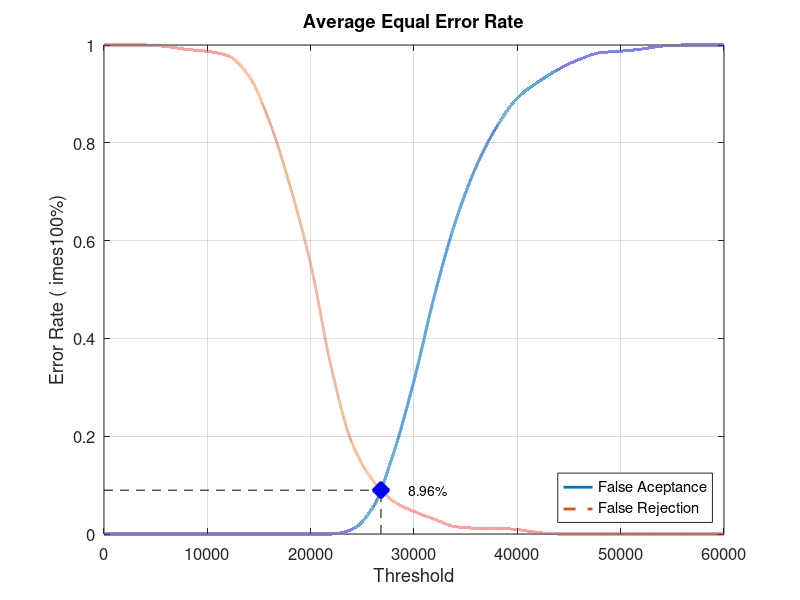
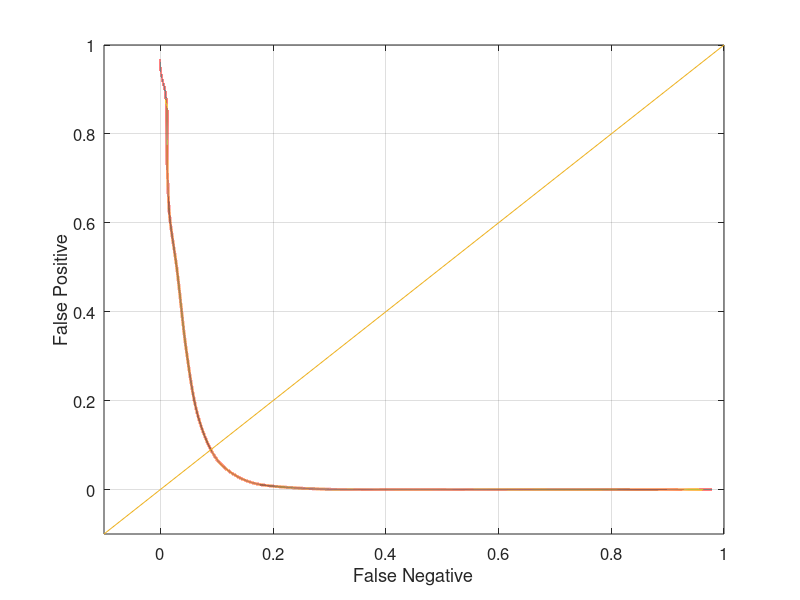

These figures' MATLAB source, in order:
close all;
clear;
clc;
x = 0:2000:60000;
xq = 0:0.5:60000;

y0 = [0 0 0 0 0 0 0 0 0 0 0 0 0.00947368 0.0536842 0.164211 0.313684 0.489474 0.637895 0.750526 0.832631 0.891579 0.924211 0.950526 0.970526 0.98421 0.987368 0.991579 0.997895 1 1 1]
yy0 = interp1(x, y0, xq, 'pchip');
y1 = [1 1 1 0.997 0.991 0.987 0.978 0.937 0.844 0.712 0.552 0.34 0.186 0.11 0.067 0.046 0.03 0.015 0.012 0.012 0.009 0.003 0 0 0 0 0 0 0 0 0]
yy1 = interp1(x, y1, xq, 'pchip');

% Calculating EER: 
y2 = abs(y0 - y1);
find(y2 == min(y2))
yy2 = abs(yy0 - yy1);
xEER = find(yy2 == min(yy2));
xEERIndex = xq(xEER) % X-axis EER
yEER = yy0(xEER) % Y-axis EER

main = figure
plot(xq, yy0,'-','LineWidth', 2);	hold on
plot(xq, yy1,'--','LineWidth', 2);	hold on
plot([xEERIndex xEERIndex], [0 yEER], 'k--');	hold on
plot([0 xEERIndex], [yEER yEER], 'k--');	hold on
plot(xEERIndex, yEER, 'bx', 'LineWidth', 10);	hold on
text(xEERIndex + 10 * xEERIndex / 100, yEER, [num2str(round((10000 * yEER)) / 100) '%'])
legend('False Aceptance', 'False Rejection', 'Location', 'SouthEast')
xlabel('Threshold')
ylabel('Error Rate (	imes100%)')
title('Average Equal Error Rate')
set(gca, 'FontSize', 12)
axis([0 60000 0 1])
grid on

print(main, 'Database4AverageMain', '-dpng');
FNRxFPR = figure('Color', [1 1 1]);
plot(yy1, yy0, '-', yy1, yy0, 'LineWidth', 2);
hold on
y = -0.1:0.1:1
plot(y, y); 
set(gca, 'FontSize', 12)
xlabel('False Negative')
ylabel('False Positive')
axis([-0.1 1 -0.1 1])
set(gca, 'FontSize', 12)
grid on

print(FNRxFPR, 'Database4AverageFNRxFPR','-dpng');
